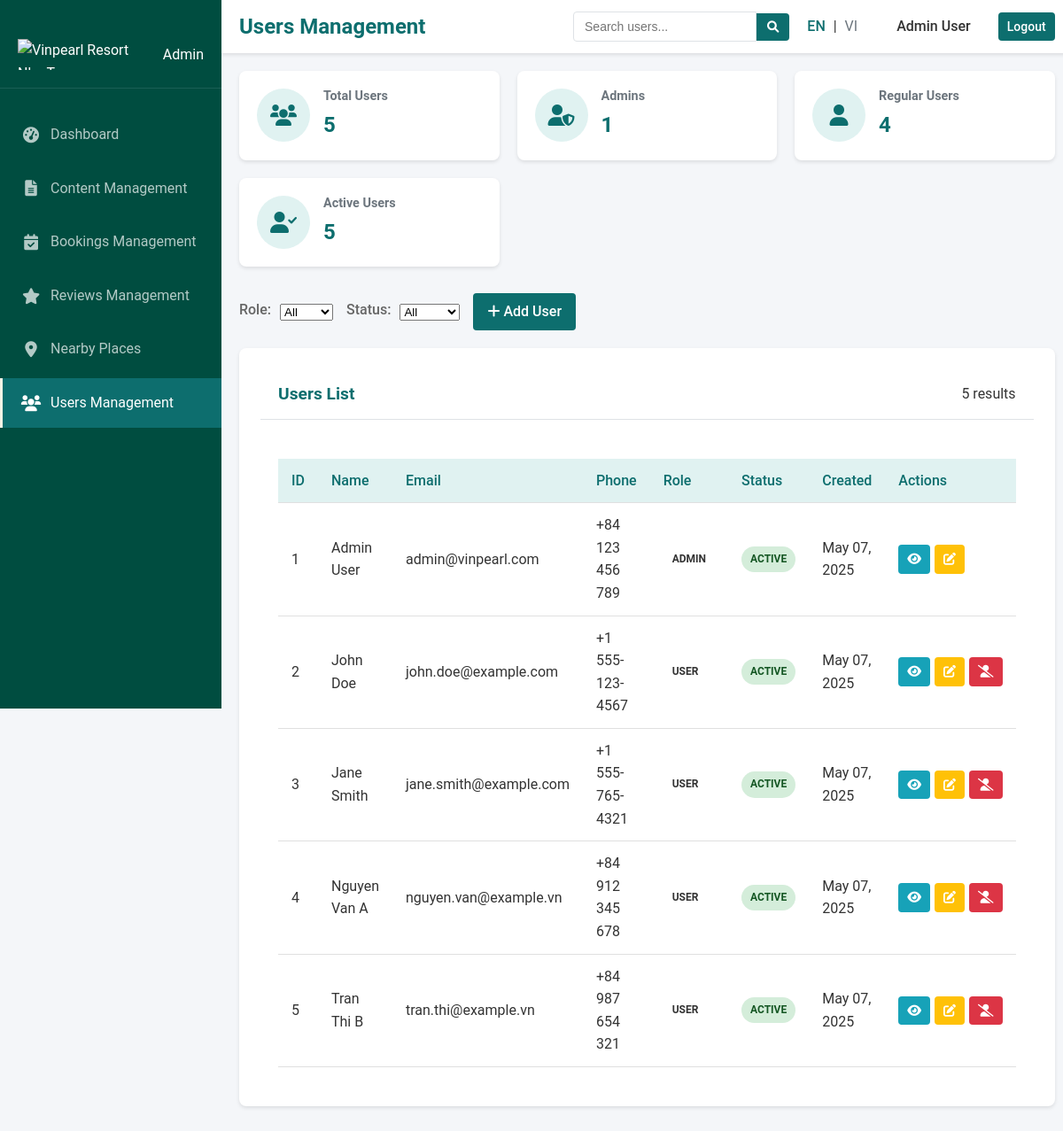
The page /admin/users.php (signed in) on the database its author committed.
### tables this page shows
CREATE TABLE users (
  id INT PRIMARY KEY AUTO_INCREMENT,
  email VARCHAR(255) UNIQUE NOT NULL,
  password_hash VARCHAR(255) NOT NULL,
  full_name VARCHAR(255) NOT NULL,
  phone VARCHAR(20),
  is_admin BOOLEAN DEFAULT false,
  created_at TIMESTAMP DEFAULT CURRENT_TIMESTAMP,
  last_login TIMESTAMP NULL
);

### includes/auth.php (called while the page is built, shortened)
<?php
function getCurrentUser() {
    $conn = connectDatabase();
    $userId = $_SESSION['user_id'];
    $stmt = $conn->prepare("SELECT id, email, full_name, phone, is_admin, created_at, last_login
                           FROM users WHERE id = ? LIMIT 1");
    $stmt->bind_param("i", $userId);
    $stmt->execute();
    $result = $stmt->get_result();
    if ($user = $result->fetch_assoc()) {
        return $user;
    }
    return null;
}

### includes/functions.php (called while the page is built, shortened)
<?php
function formatDate($date, $format = 'Y-m-d') {
    return date($format, strtotime($date));
}

### admin/users.php (the view, shortened to what this page needs)
<?php
require_once '../includes/auth.php';
require_once '../includes/functions.php';
$language = isset($_GET['lang']) && $_GET['lang'] === 'vi' ? 'vi' : 'en';
$role_filter = isset($_GET['role']) ? $_GET['role'] : '';
$status_filter = isset($_GET['status']) ? $_GET['status'] : '';
$search_term = isset($_GET['search']) ? trim($_GET['search']) : '';
$page = isset($_GET['page']) ? (int)$_GET['page'] : 1;
$per_page = 10;
$offset = ($page - 1) * $per_page;
$conn = connectDatabase();
$query = "
    SELECT * FROM users WHERE 1=1
";
$params = [];
$param_types = '';
$count_query = str_replace("*", "COUNT(*) as total", $query);
$stmt = $conn->prepare($count_query);
$stmt->execute();
$count_result = $stmt->get_result();
$total_count = $count_result->fetch_assoc()['total'];
$query .= " ORDER BY created_at DESC LIMIT ?, ?";
$param_types .= 'ii';
$params[] = $offset;
$params[] = $per_page;
$stmt = $conn->prepare($query);
if (!empty($params)) {
    $bind_params = array($param_types);
    foreach ($params as $key => $value) {
        $bind_params[] = &$params[$key];
    }
    call_user_func_array(array($stmt, 'bind_param'), $bind_params);
}
$stmt->execute();
$users = $stmt->get_result()->fetch_all(MYSQLI_ASSOC);
$stats_query = "
    SELECT
        COUNT(*) as total,
        SUM(CASE WHEN is_admin = 1 THEN 1 ELSE 0 END) as admins,
        SUM(CASE WHEN is_admin = 0 THEN 1 ELSE 0 END) as users,
        COUNT(*) as active,
        0 as inactive
    FROM users
";
$stmt = $conn->prepare($stats_query);
$stmt->execute();
$stats_result = $stmt->get_result();
$stats = $stats_result->fetch_assoc();
$roleLabels = [
    'admin' => $language === 'vi' ? 'Quản trị viên' : 'Admin',
    'user' => $language === 'vi' ? 'Người dùng' : 'User'
];
$pageTitle = $language === 'vi' ? 'Quản lý người dùng' : 'Users Management';
?>
<!DOCTYPE html>
<html lang="<?php echo $language; ?>">
<head>
    <link rel="stylesheet" href="../assets/css/style.css">
    <link rel="stylesheet" href="assets/css/admin.css">
    <link rel="stylesheet" href="https://cdnjs.cloudflare.com/ajax/libs/font-awesome/6.0.0/css/all.min.css">
</head>
<body class="admin-page">
    <div class="admin-layout">
        <aside class="admin-sidebar">
            <div class="admin-brand">
                <a href="index.php">
                    <img src="../assets/images/logo.png" alt="Vinpearl Resort Nha Trang">
                    <span><?php echo $language === 'vi' ? 'Quản trị' : 'Admin'; ?></span>
                </a>
            </div>
            <nav class="admin-nav">
                <ul>
                    <li>
                        <a href="index.php">
                            <i class="fas fa-tachometer-alt"></i>
                            <span><?php echo $language === 'vi' ? 'Bảng điều khiển' : 'Dashboard'; ?></span>
                        </a>
                    </li>
                    <li>
                        <a href="content.php">
                            <i class="fas fa-file-alt"></i>
                            <span><?php echo $language === 'vi' ? 'Quản lý nội dung' : 'Content Management'; ?></span>
                        </a>
                    </li>
                    <li>
                        <a href="bookings.php">
                            <i class="fas fa-calendar-check"></i>
                            <span><?php echo $language === 'vi' ? 'Quản lý đặt phòng' : 'Bookings Management'; ?></span>
                        </a>
                    </li>
                    <li>
                        <a href="reviews.php">
                            <i class="fas fa-star"></i>
                            <span><?php echo $language === 'vi' ? 'Quản lý đánh giá' : 'Reviews Management'; ?></span>
                        </a>
                    </li>
                    <li>
                        <a href="nearby.php">
                            <i class="fas fa-map-marker-alt"></i>
                            <span><?php echo $language === 'vi' ? 'Địa điểm gần đó' : 'Nearby Places'; ?></span>
                        </a>
                    </li>
                    <li>
                        <a href="users.php" class="active">
                            <i class="fas fa-users"></i>
                            <span><?php echo $language === 'vi' ? 'Quản lý người dùng' : 'Users Management'; ?></span>
                        </a>
                    </li>
                </ul>
            </nav>
        </aside>
        <div class="admin-content">
            <header class="admin-header">
                <div class="admin-header-title">
                    <h1><?php echo $pageTitle; ?></h1>
                </div>
                <div class="admin-user">
                    <div class="search-bar">
                        <form action="users.php" method="GET" class="d-flex align-center">
                            <input type="text" name="search" class="search-input" placeholder="<?php echo $language === 'vi' ? 'Tìm kiếm người dùng...' : 'Search users...'; ?>" value="<?php echo htmlspecialchars($search_term); ?>">
                            <button type="submit" class="search-btn"><i class="fas fa-search"></i></button>
                        </form>
                    </div>
                    <div class="language-selector">
                        <a href="?<?php echo http_build_query(array_merge($_GET, ['lang' => 'en'])); ?>" <?php echo $language === 'en' ? 'class="active"' : ''; ?>>EN</a> |
                        <a href="?<?php echo http_build_query(array_merge($_GET, ['lang' => 'vi'])); ?>" <?php echo $language === 'vi' ? 'class="active"' : ''; ?>>VI</a>
                    </div>
                    <div class="admin-user-name">
                        <?php
                        $currentUser = getCurrentUser();
                        echo htmlspecialchars($currentUser['full_name']);
                        ?>
                    </div>
                    <a href="../logout.php" class="btn btn-sm"><?php echo $language === 'vi' ? 'Đăng xuất' : 'Logout'; ?></a>
                </div>
            </header>
            <main class="admin-main">
                <div class="admin-stats">
                    <div class="admin-stat-card">
                        <div class="stat-icon">
                            <i class="fas fa-users"></i>
                        </div>
                        <div class="stat-content">
                            <h3><?php echo $language === 'vi' ? 'Tổng người dùng' : 'Total Users'; ?></h3>
                            <div class="stat-value"><?php echo $stats['total']; ?></div>
                        </div>
                    </div>
                    <div class="admin-stat-card">
                        <div class="stat-icon">
                            <i class="fas fa-user-shield"></i>
                        </div>
                        <div class="stat-content">
                            <h3><?php echo $language === 'vi' ? 'Quản trị viên' : 'Admins'; ?></h3>
                            <div class="stat-value"><?php echo $stats['admins']; ?></div>
                        </div>
                    </div>
                    <div class="admin-stat-card">
                        <div class="stat-icon">
                            <i class="fas fa-user"></i>
                        </div>
                        <div class="stat-content">
                            <h3><?php echo $language === 'vi' ? 'Người dùng' : 'Regular Users'; ?></h3>
                            <div class="stat-value"><?php echo $stats['users']; ?></div>
                        </div>
                    </div>
                    <div class="admin-stat-card">
                        <div class="stat-icon">
                            <i class="fas fa-user-check"></i>
                        </div>
                        <div class="stat-content">
                            <h3><?php echo $language === 'vi' ? 'Đang hoạt động' : 'Active Users'; ?></h3>
                            <div class="stat-value"><?php echo $stats['active']; ?></div>
                        </div>
                    </div>
                </div>
                <div class="admin-filters">
                    <div class="filter-item">
                        <label class="filter-label"><?php echo $language === 'vi' ? 'Vai trò' : 'Role'; ?>:</label>
                        <select onchange="window.location=this.value;">
                            <option value="users.php?<?php echo !empty($status_filter) ? 'status=' . urlencode($status_filter) . '&' : ''; ?><?php echo !empty($search_term) ? 'search=' . urlencode($search_term) . '&' : ''; ?><?php echo $language === 'vi' ? 'lang=vi' : ''; ?>" <?php echo empty($role_filter) ? 'selected' : ''; ?>><?php echo $language === 'vi' ? 'Tất cả' : 'All'; ?></option>
                        </select>
                    </div>
                    <div class="filter-item">
                        <label class="filter-label"><?php echo $language === 'vi' ? 'Trạng thái' : 'Status'; ?>:</label>
                        <select onchange="window.location=this.value;">
                            <option value="users.php?<?php echo !empty($role_filter) ? 'role=' . urlencode($role_filter) . '&' : ''; ?><?php echo !empty($search_term) ? 'search=' . urlencode($search_term) . '&' : ''; ?><?php echo $language === 'vi' ? 'lang=vi' : ''; ?>" <?php echo empty($status_filter) ? 'selected' : ''; ?>><?php echo $language === 'vi' ? 'Tất cả' : 'All'; ?></option>
                        </select>
                    </div>
                    <div class="filter-item ml-auto">
                        <a href="user-form.php<?php echo $language === 'vi' ? '?lang=vi' : ''; ?>" class="btn btn-primary">
                            <i class="fas fa-plus"></i> <?php echo $language === 'vi' ? 'Thêm người dùng' : 'Add User'; ?>
                        </a>
                    </div>
                </div>
                <div class="admin-card">
                    <div class="admin-card-header">
                        <h2><?php echo $language === 'vi' ? 'Danh sách người dùng' : 'Users List'; ?></h2>
                        <div class="card-header-actions">
                            <span class="results-count"><?php echo $total_count; ?> <?php echo $language === 'vi' ? 'kết quả' : 'results'; ?></span>
                        </div>
                    </div>
                    <div class="admin-card-body">
                        <?php if (empty($users)): ?>
                            <div class="empty-state">
                                <i class="fas fa-users"></i>
                                <h3><?php echo $language === 'vi' ? 'Không có người dùng nào' : 'No users found'; ?></h3>
                                <p><?php echo $language === 'vi' ? 'Không tìm thấy người dùng nào phù hợp với tiêu chí tìm kiếm.' : 'No users matching your search criteria were found.'; ?></p>
                            </div>
                        <?php else: ?>
                            <div class="table-responsive">
                                <table class="admin-table">
                                    <thead>
                                        <tr>
                                            <th>ID</th>
                                            <th><?php echo $language === 'vi' ? 'Tên' : 'Name'; ?></th>
                                            <th>Email</th>
                                            <th><?php echo $language === 'vi' ? 'Điện thoại' : 'Phone'; ?></th>
                                            <th><?php echo $language === 'vi' ? 'Vai trò' : 'Role'; ?></th>
                                            <th><?php echo $language === 'vi' ? 'Trạng thái' : 'Status'; ?></th>
                                            <th><?php echo $language === 'vi' ? 'Ngày tạo' : 'Created'; ?></th>
                                            <th><?php echo $language === 'vi' ? 'Thao tác' : 'Actions'; ?></th>
                                        </tr>
                                    </thead>
                                    <tbody>
                                        <?php foreach ($users as $user): ?>
                                            <tr>
                                                <td><?php echo $user['id']; ?></td>
                                                <td><?php echo htmlspecialchars($user['full_name']); ?></td>
                                                <td><?php echo htmlspecialchars($user['email']); ?></td>
                                                <td><?php echo htmlspecialchars($user['phone']); ?></td>
                                                <td>
                                                    <span class="badge <?php echo $user['is_admin'] ? 'badge-info' : 'badge-secondary'; ?>">
                                                        <?php echo $user['is_admin'] ? $roleLabels['admin'] : $roleLabels['user']; ?>
                                                    </span>
                                                </td>
                                                <td>
                                                    <span class="badge badge-confirmed">
                                                        <?php echo $language === 'vi' ? 'Đang hoạt động' : 'Active'; ?>
                                                    </span>
                                                </td>
                                                <td><?php echo formatDate($user['created_at'], 'M d, Y'); ?></td>
                                                <td>
                                                    <div class="table-actions">
                                                        <a href="user-details.php?id=<?php echo $user['id']; ?><?php echo $language === 'vi' ? '&lang=vi' : ''; ?>" class="btn btn-sm btn-info" title="<?php echo $language === 'vi' ? 'Xem' : 'View'; ?>">
                                                            <i class="fas fa-eye"></i>
                                                        </a>
                                                        <a href="user-form.php?id=<?php echo $user['id']; ?><?php echo $language === 'vi' ? '&lang=vi' : ''; ?>" class="btn btn-sm btn-warning" title="<?php echo $language === 'vi' ? 'Sửa' : 'Edit'; ?>">
                                                            <i class="fas fa-edit"></i>
                                                        </a>
                                                        <?php if ($user['id'] !== $currentUser['id']):  ?>
                                                            <a href="process-user.php?action=deactivate&id=<?php echo $user['id']; ?><?php echo $language === 'vi' ? '&lang=vi' : ''; ?>" class="btn btn-sm btn-danger" title="<?php echo $language === 'vi' ? 'Vô hiệu hóa' : 'Deactivate'; ?>">
                                                                <i class="fas fa-user-slash"></i>
                                                            </a>
                                                        <?php endif; ?>
                                                    </div>
                                                </td>
                                            </tr>
                                        <?php endforeach; ?>
                                    </tbody>
                                </table>
                            </div>
                        <?php endif; ?>
                    </div>
                </div>
            </main>
        </div>
    </div>
</body>
</html>

### rows shown on the page
users: full_name "Admin User", id "1", email "admin@vinpearl.com", phone "+84 123 456 789", created_at "May 07, 2025"
users: id "2", full_name "John Doe", email "john.doe@example.com", phone "+1 555-123-4567", created_at "May 07, 2025"
users: id "3", full_name "Jane Smith", email "jane.smith@example.com", phone "+1 555-765-4321", created_at "May 07, 2025"
users: id "4", full_name "Nguyen Van A", email "nguyen.van@example.vn", phone "+84 912 345 678", created_at "May 07, 2025"
users: id "5", full_name "Tran Thi B", email "tran.thi@example.vn", phone "+84 987 654 321", created_at "May 07, 2025"

### other values the page prints
$pageTitle "Users Management"
$stats['total'] "5"
$stats['admins'] "1"
$stats['users'] "4"
$stats['active'] "5"
$total_count "5"
